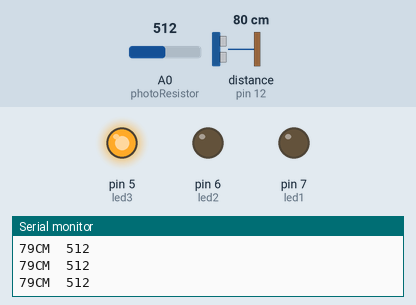
Recording of a sketch running on a simulated Arduino Uno, built with avr-gcc and run on an emulated ATmega328P. Parts: output pins drawn as LEDs (lit = HIGH), the last lines printed to the serial monitor. Wiring (inferred from the names in the program): ultrasonic range finder: trigger pin 11; echo pin 12. Inputs (shaded band) come from the test bench; at power-on: distance to the obstacle (sensor on pin 12) 80 cm, A0 (photoResistor) = 512. The echo pulse lasts 58.3 µs per cm; pins used as bus, display or sensor lines are not drawn.

Above: at 1.2 s.
1.3 s: distance to the obstacle (sensor on pin 12) set to 17 cm
2.8 s: distance to the obstacle (sensor on pin 12) set to 13 cm
At 4.0 s:
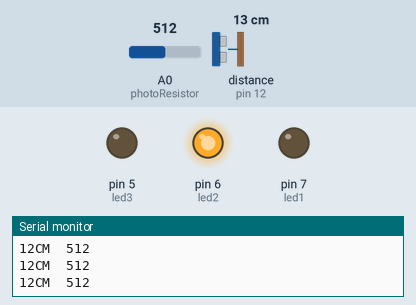
4.3 s: A0 (photoResistor) set to 211
5.8 s: A0 (photoResistor) set to 190
At 6.1 s:
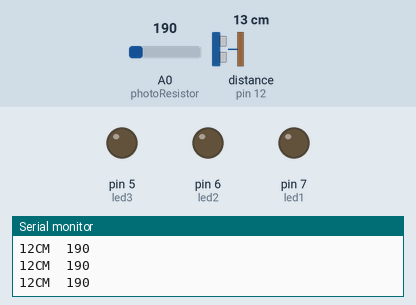
7.3 s: A0 (photoResistor) set to 210
At 8.5 s:
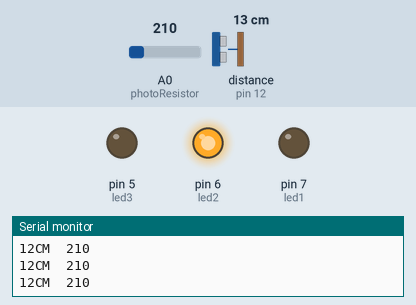
8.8 s: distance to the obstacle (sensor on pin 12) set to 10 cm
10.3 s: distance to the obstacle (sensor on pin 12) set to 7 cm
At 11.1 s:
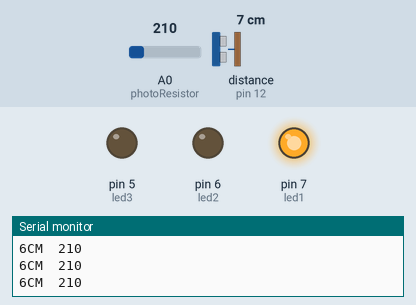
Timing chart, 0 to 12.8 s (numbered marks = the images above; inputs shaded):
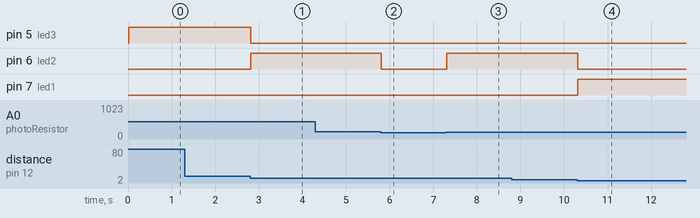

The sketch:

combinationSensor-week5.ino
```cpp
const int trigPin = 11;
const int echoPin = 12;

const int photoResistor = A0;

const int led1 = 7;
const int led2 = 6;
const int led3 = 5;

int lightValue;

void setup() {
  Serial.begin (9600);
  pinMode (led1, OUTPUT);
  pinMode (led2, OUTPUT);
  pinMode (led3, OUTPUT);

  pinMode (trigPin, OUTPUT);
  pinMode (echoPin, INPUT);

  pinMode (photoResistor, INPUT);

}

void loop() {
    long duration, distance;
    digitalWrite (trigPin, HIGH);
    delayMicroseconds (1000);
    digitalWrite (trigPin, LOW);
    duration = pulseIn (echoPin, HIGH);
    distance = (duration/2)/29.1;
    lightValue = analogRead(photoResistor);
    Serial.print(distance);
    Serial.print("CM");
    Serial.print("\t");
    Serial.println(lightValue);
    delay(10);

    if (lightValue < 200) {
      digitalWrite (led1, LOW);
      digitalWrite (led2, LOW);
      digitalWrite (led3, LOW);
      }

    else {
      if (distance <= 7) {
        digitalWrite (led1, HIGH);
        }
      else {
        digitalWrite (led1, LOW);
        }

      if (7 < distance && distance <= 14) {
        digitalWrite (led2, HIGH);
        }
      else {
        digitalWrite (led2, LOW);
        }

      if (distance > 14) {
        digitalWrite (led3, HIGH);
        }
      else {
        digitalWrite (led3, LOW);
        }

    }
}
```

Measured:
- the behaviour switches between 16 and 15 cm on distance to the obstacle (sensor on pin 12) (found by bisection; images 0 and 1)
- the behaviour switches between 200 and 199 on A0 (photoResistor) (found by bisection; images 1 and 2)
- the behaviour switches between 9 and 8 cm on distance to the obstacle (sensor on pin 12) (found by bisection; images 3 and 4)
- after the input at 2.8 s, pin 5 (led3): HIGH → LOW at once; pin 6 (led2): LOW → HIGH at once
- after the input at 5.8 s, pin 6 (led2): HIGH → LOW at once
- after the input at 7.3 s, pin 6 (led2): LOW → HIGH at once
- after the input at 10.3 s, pin 6 (led2): HIGH → LOW at once; pin 7 (led1): LOW → HIGH at once
